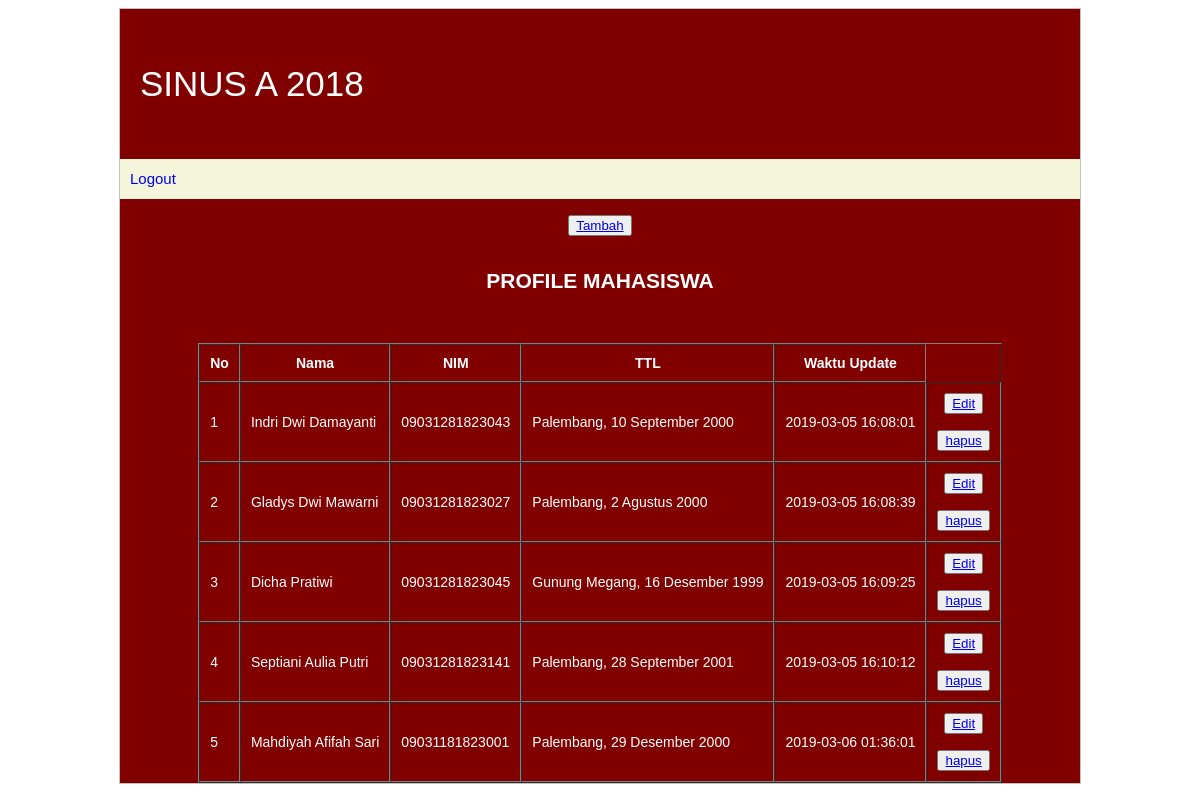
Screenshot of /admin.php (signed in) with the database file from the repository.
### tables this page shows
CREATE TABLE `post` (
  `id` int(11) NOT NULL,
  `Nama` varchar(50) NOT NULL,
  `NIM` text NOT NULL,
  `TTL` text NOT NULL,
  `waktu` timestamp NOT NULL DEFAULT CURRENT_TIMESTAMP ON UPDATE CURRENT_TIMESTAMP
);

### config.php (called while the page is built, shortened)
<?php
$conn = mysqli_connect("localhost","root","","indik");
function query ($query){
	global $conn;
	$result = mysqli_query ($conn,$query);
	$rows = [];
	while ($mhs = mysqli_fetch_assoc($result)) {
		$rows[]=$mhs;
	}
	return $rows;
}
?>

### admin.php (the view, shortened to what this page needs)
<?php
require 'config.php';
  $tampil = query ("SELECT * FROM post");
 ?>
<!DOCTYPE html>
<html>
<head>
  <link rel="stylesheet" type="text/css" href="style.css">
</head>
<body>
<div id="canvas">
<div id="header">
<p><font color="#FFFFFF"> SINUS A 2018 </font>
</div>
<div id="menu">
  <ul>
    <li><a href="index.php">Logout</a>
  </ul>
</div>
<div id="isi">
<center>
  <br>
<button><a href="create.php">Tambah</a></button>
<br><br>
    <h2>PROFILE MAHASISWA</h2>
  <br><br>
    <table border="1" cellpadding="10" cellspacing="0">
  <tr>
    <th>No</th>
    <th>Nama</th>
    <th>NIM</th>
    <th>TTL</th>
    <th>Waktu Update</th>
  </tr>
<?php $i=1; ?>
<?php foreach ($tampil as $x ) :   ?>
  <tr>
    <td><?= $i; ?></td>
    <td><?= $x["Nama"] ?></td>
    <td><?= $x["NIM"] ?></td>
    <td><?= $x["TTL"];  ?></td>
    <td><?= $x["waktu"];  ?></td>
    <td>
      <center>
        <button><a href="ubah.php?id=<?= $x["id"]?>">Edit</a></button>
      <br><br>
      <button><a href="hapus.php?id=<?= $x["id"]?>" onclick =" return confirm ('Apakah anda yakin mau mengahapusnya?');">hapus</a></button></center>
    </td>
  </tr>
<?php $i++; ?>
<?php endforeach; ?>
</table>
</center>
</div>
</div>
</body>
</html>

### style.css (style rules this page uses)
body { font-family: arial; font-size : 14px; }
#canvas { width: 960px; margin: 0 auto; border: 1px solid silver; }
#header { font-size : 35px; padding : 20px; background-color: #800000; }
#menu { font-size: 15px; background-color: #F5F5DC; }
#menu ul { list-style: none; margin : 0; padding : 0; }
#menu ul li { display: inline-table; }
#menu ul li a { display: block; text-decoration: none; line-height: 40px; padding: 0 10px; }
#isi { min-height: 400px; background-color: #800000; color : rgb(255, 255, 255); }

### rows the page displays
post: Nama "Indri Dwi Damayanti", NIM "09031281823043", TTL "Palembang, 10 September 2000", waktu "2019-03-05 16:08:01"
post: Nama "Gladys Dwi Mawarni", NIM "09031281823027", TTL "Palembang, 2 Agustus 2000", waktu "2019-03-05 16:08:39"
post: Nama "Dicha Pratiwi", NIM "09031281823045", TTL "Gunung Megang, 16 Desember 1999", waktu "2019-03-05 16:09:25"
post: Nama "Septiani Aulia Putri", NIM "09031281823141", TTL "Palembang, 28 September 2001", waktu "2019-03-05 16:10:12"
post: Nama "Mahdiyah Afifah Sari", NIM "09031181823001", TTL "Palembang, 29 Desember 2000", waktu "2019-03-06 01:36:01"
